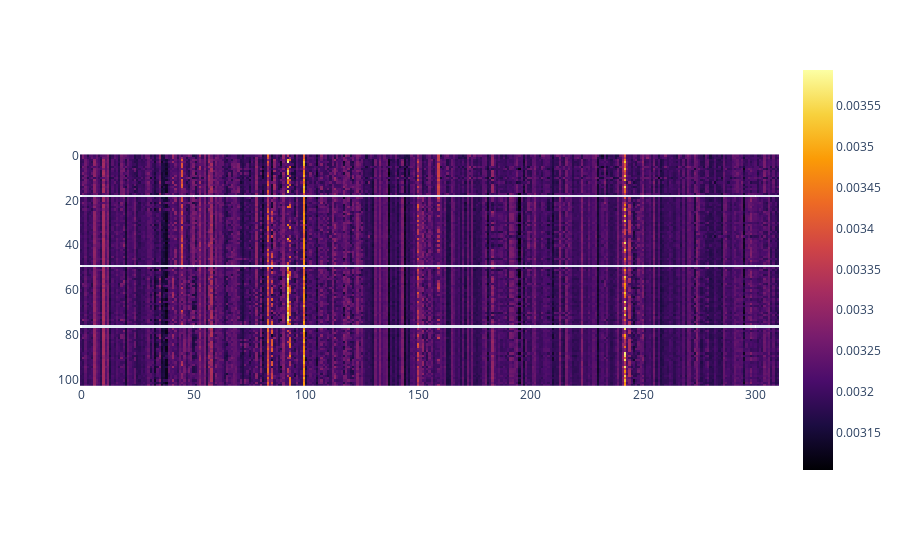

This figure's notebook cell:
### Code cell
"""
Each row represents a test instance, while each column
represents a feature.
"""
import plotly.express as px

fig = px.imshow(sorted_cumulative_attns, color_continuous_scale='Inferno')
fig.show()

### Figure 1 — Plotly figure (JSON) as saved in the notebook; plotly's stock layout.template omitted (floating-point values rounded to 4 significant figures; data arrays with more than 128 entries replaced by an {"elided": "..."} marker saying what was removed)
{"data": [{"coloraxis": "coloraxis", "hovertemplate": "x: %{x}<br>y: %{y}<br>color: %{z}<extra></extra>", "name": "0", "type": "heatmap", "xaxis": "x", "yaxis": "y", "z": {"elided": "103x311 float values"}}], "layout": {"coloraxis": {"colorscale": [[0, "#000004"], [0.1111, "#1b0c41"], [0.2222, "#4a0c6b"], [0.3333, "#781c6d"], [0.4444, "#a52c60"], [0.5556, "#cf4446"], [0.6667, "#ed6925"], [0.7778, "#fb9b06"], [0.8889, "#f7d13d"], [1, "#fcffa4"]]}, "margin": {"t": 60}, "xaxis": {"anchor": "y", "constrain": "domain", "domain": [0, 1], "scaleanchor": "y"}, "yaxis": {"anchor": "x", "autorange": "reversed", "constrain": "domain", "domain": [0, 1]}}}
